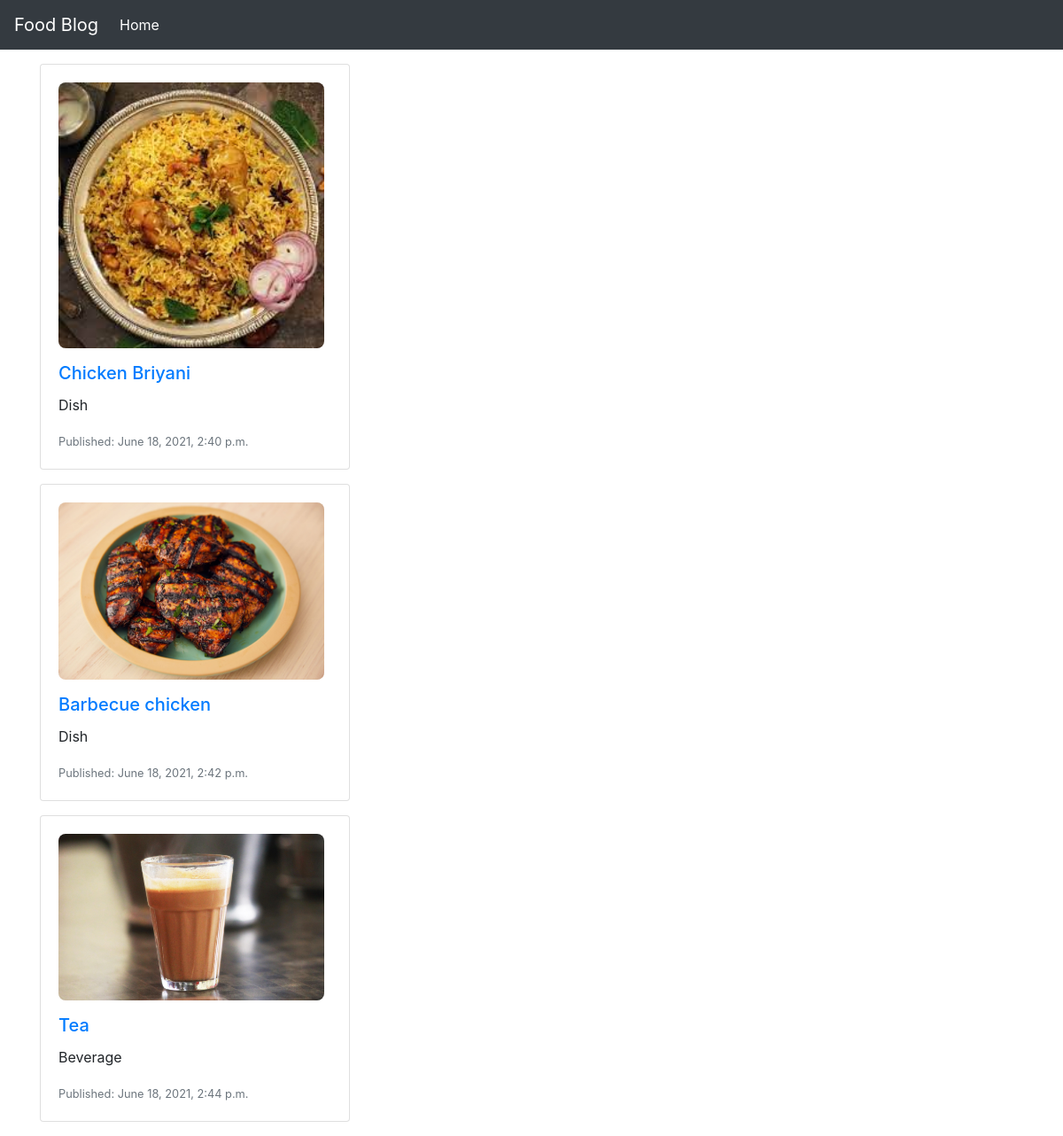
Screenshot of /blog/ with the database file from the repository.
### blog/models.py (models this page shows, shortened)
class BlogPost(models.Model):
    title = models.CharField(max_length=120, null=True, blank=False)
    subtitle = models.CharField(max_length=180, null=True, blank=False)
    slug = models.SlugField(unique=True, null=True, blank=False)
    body = models.TextField()
    image = models.ImageField(upload_to='uploads/', null=False, default=None)
    created_at = models.DateTimeField(auto_now_add=True, null=False)
    updated_at = models.DateTimeField(auto_now=True, null=False)

### blog/views.py (the view)
# urls.py: path('', views.home_view),
def home_view(request):
    qs = BlogPost.objects.all()
    for i in qs:
        print(i.image)
    template_name = "home.html"
    context = {'object_list': qs}
    return render(request, template_name, context)

### templates/home.html (shortened to what this page needs)
{% extends "base.html" %}
{% block page_content %}
    <div class="container">
        <div class="mt-3">
            <div class="row">
                <div class="col-4">
                    {% for object in object_list %}
                        <div class="card mb-3">
                            <div class="card-body">
                                <h5 class="card-title">
                                    <div>
                                        <img width="300px" src="{{ object.image.url }}" style="border-radius: 8px"
                                             alt="">
                                    </div>
                                    <div class="mt-3">
                                        <a href="{{ object.slug }}">{{ object.title }}</a>
                                    </div>
                                </h5>
                                <p class="card-text">{{ object.subtitle }}</p>
                                <p class="card-text"><small
                                        class="text-muted">Published: {{ object.created_at }}</small></p>
                            </div>
                        </div>
                    {% endfor %}
{% endblock %}

### templates/base.html (shortened to what this page needs)
{% load static %}
<!doctype html>
<html lang="en">
  <head>
    <link rel="stylesheet" href="https://stackpath.bootstrapcdn.com/bootstrap/4.4.1/css/bootstrap.min.css">
  </head>
  <body>
    <nav class="navbar sticky-top navbar-expand-lg navbar-dark bg-dark">
      <a class="navbar-brand" href="/">
        Food Blog
      </a>
      <div class="collapse navbar-collapse" id="navbarSupportedContent">
        <ul class="navbar-nav mr-auto">
          <li class="nav-item active">
            <a class="nav-link" href="/blog">Home<span class="sr-only">(current)</span></a>
          </li>
        </ul>
      </div>
    </nav>
      {% block page_content %}
      {% endblock %}
  </body>
</html>

### rows the page displays
BlogPost: image (picture), title "Chicken Briyani", subtitle "Dish", created_at "June 18, 2021, 2:40 p.m."
BlogPost: image (picture), title "Barbecue chicken", subtitle "Dish", created_at "June 18, 2021, 2:42 p.m."
BlogPost: image (picture), title "Tea", subtitle "Beverage", created_at "June 18, 2021, 2:44 p.m."
